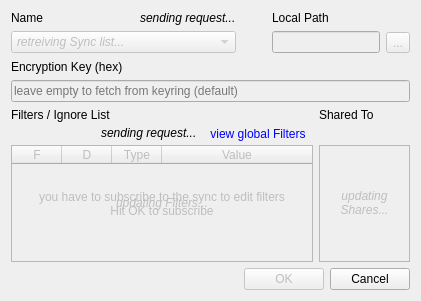
<?xml version="1.0" encoding="UTF-8"?>
<ui version="4.0">
 <class>QtSyncDialog</class>
 <widget class="QDialog" name="QtSyncDialog">
  <property name="geometry">
   <rect>
    <x>0</x>
    <y>0</y>
    <width>421</width>
    <height>301</height>
   </rect>
  </property>
  <property name="minimumSize">
   <size>
    <width>421</width>
    <height>301</height>
   </size>
  </property>
  <property name="windowTitle">
   <string>Edit Syncs</string>
  </property>
  <property name="windowIcon">
   <iconset resource="qtClient.qrc">
    <normaloff>:/Resources/icon.png</normaloff>:/Resources/icon.png</iconset>
  </property>
  <layout class="QGridLayout" name="gridLayout_2">
   <item row="0" column="0">
    <layout class="QGridLayout" name="gridLayout" columnstretch="1,0,0,0,0">
     <item row="0" column="0">
      <widget class="QLabel" name="label">
       <property name="sizePolicy">
        <sizepolicy hsizetype="Expanding" vsizetype="Preferred">
         <horstretch>0</horstretch>
         <verstretch>0</verstretch>
        </sizepolicy>
       </property>
       <property name="text">
        <string>Name</string>
       </property>
      </widget>
     </item>
     <item row="0" column="1">
      <widget class="QLabel" name="deleteLabel">
       <property name="text">
        <string>&lt;i&gt;sending request...&lt;/i&gt;</string>
       </property>
      </widget>
     </item>
     <item row="0" column="3">
      <widget class="QLabel" name="label_2">
       <property name="text">
        <string>Local Path</string>
       </property>
      </widget>
     </item>
     <item row="1" column="0" colspan="2">
      <widget class="QComboBox" name="nameBox">
       <property name="enabled">
        <bool>false</bool>
       </property>
       <property name="sizePolicy">
        <sizepolicy hsizetype="Expanding" vsizetype="Fixed">
         <horstretch>0</horstretch>
         <verstretch>0</verstretch>
        </sizepolicy>
       </property>
       <property name="minimumSize">
        <size>
         <width>150</width>
         <height>0</height>
        </size>
       </property>
       <layout class="QVBoxLayout" name="verticalLayout">
        <property name="leftMargin">
         <number>6</number>
        </property>
        <property name="topMargin">
         <number>0</number>
        </property>
        <property name="rightMargin">
         <number>11</number>
        </property>
        <property name="bottomMargin">
         <number>0</number>
        </property>
        <item>
         <widget class="QLabel" name="fetchSyncLabel">
          <property name="enabled">
           <bool>false</bool>
          </property>
          <property name="text">
           <string>&lt;i&gt;retreiving Sync list...&lt;/i&gt;</string>
          </property>
         </widget>
        </item>
       </layout>
      </widget>
     </item>
     <item row="1" column="2">
      <widget class="QToolButton" name="deleteSyncButton">
       <property name="enabled">
        <bool>false</bool>
       </property>
       <property name="toolTip">
        <string>Delete Sync</string>
       </property>
       <property name="icon">
        <iconset resource="qtClient.qrc">
         <normaloff>:/Resources/remove.png</normaloff>:/Resources/remove.png</iconset>
       </property>
       <property name="iconSize">
        <size>
         <width>16</width>
         <height>16</height>
        </size>
       </property>
       <property name="autoRaise">
        <bool>true</bool>
       </property>
      </widget>
     </item>
     <item row="1" column="3">
      <widget class="QLineEdit" name="pathEdit">
       <property name="enabled">
        <bool>false</bool>
       </property>
      </widget>
     </item>
     <item row="1" column="4">
      <widget class="QToolButton" name="browseButton">
       <property name="enabled">
        <bool>false</bool>
       </property>
       <property name="text">
        <string>...</string>
       </property>
      </widget>
     </item>
    </layout>
   </item>
   <item row="1" column="0">
    <widget class="QLabel" name="label_3">
     <property name="text">
      <string>Encryption Key (hex)</string>
     </property>
    </widget>
   </item>
   <item row="2" column="0">
    <widget class="QLineEdit" name="keyEdit">
     <property name="enabled">
      <bool>false</bool>
     </property>
     <property name="maxLength">
      <number>64</number>
     </property>
     <property name="placeholderText">
      <string>leave empty to fetch from keyring (default)</string>
     </property>
    </widget>
   </item>
   <item row="3" column="0">
    <layout class="QHBoxLayout" name="horizontalLayout_4" stretch="3,1">
     <item>
      <layout class="QVBoxLayout" name="verticalLayout_2">
       <property name="spacing">
        <number>0</number>
       </property>
       <item>
        <widget class="QLabel" name="label_4">
         <property name="text">
          <string>Filters / Ignore List</string>
         </property>
        </widget>
       </item>
       <item>
        <layout class="QHBoxLayout" name="horizontalLayout">
         <item>
          <widget class="QToolButton" name="addFilterButton">
           <property name="enabled">
            <bool>false</bool>
           </property>
           <property name="toolTip">
            <string>Add a Filter</string>
           </property>
           <property name="text">
            <string/>
           </property>
           <property name="icon">
            <iconset resource="qtClient.qrc">
             <normaloff>:/Resources/add.png</normaloff>:/Resources/add.png</iconset>
           </property>
           <property name="iconSize">
            <size>
             <width>16</width>
             <height>16</height>
            </size>
           </property>
           <property name="autoRaise">
            <bool>true</bool>
           </property>
          </widget>
         </item>
         <item>
          <widget class="QToolButton" name="removeFilterButton">
           <property name="enabled">
            <bool>false</bool>
           </property>
           <property name="toolTip">
            <string>Remove Filter</string>
           </property>
           <property name="text">
            <string/>
           </property>
           <property name="icon">
            <iconset resource="qtClient.qrc">
             <normaloff>:/Resources/remove.png</normaloff>:/Resources/remove.png</iconset>
           </property>
           <property name="iconSize">
            <size>
             <width>16</width>
             <height>16</height>
            </size>
           </property>
           <property name="autoRaise">
            <bool>true</bool>
           </property>
          </widget>
         </item>
         <item>
          <widget class="QToolButton" name="editFilterButton">
           <property name="enabled">
            <bool>false</bool>
           </property>
           <property name="toolTip">
            <string>Edit Filter</string>
           </property>
           <property name="text">
            <string/>
           </property>
           <property name="icon">
            <iconset resource="qtClient.qrc">
             <normaloff>:/Resources/edit.png</normaloff>:/Resources/edit.png</iconset>
           </property>
           <property name="iconSize">
            <size>
             <width>16</width>
             <height>16</height>
            </size>
           </property>
           <property name="autoRaise">
            <bool>true</bool>
           </property>
          </widget>
         </item>
         <item>
          <widget class="QLabel" name="sendLabel">
           <property name="text">
            <string>&lt;i&gt;sending request...&lt;/i&gt;</string>
           </property>
          </widget>
         </item>
         <item>
          <spacer name="horizontalSpacer_2">
           <property name="orientation">
            <enum>Qt::Horizontal</enum>
           </property>
           <property name="sizeHint" stdset="0">
            <size>
             <width>100</width>
             <height>20</height>
            </size>
           </property>
          </spacer>
         </item>
         <item>
          <widget class="QToolButton" name="globalFilterButton">
           <property name="enabled">
            <bool>false</bool>
           </property>
           <property name="styleSheet">
            <string notr="true">color:blue</string>
           </property>
           <property name="text">
            <string>view global Filters</string>
           </property>
           <property name="autoRaise">
            <bool>true</bool>
           </property>
          </widget>
         </item>
        </layout>
       </item>
       <item>
        <widget class="QTableWidget" name="filterTable">
         <property name="enabled">
          <bool>false</bool>
         </property>
         <property name="editTriggers">
          <set>QAbstractItemView::NoEditTriggers</set>
         </property>
         <property name="selectionMode">
          <enum>QAbstractItemView::SingleSelection</enum>
         </property>
         <property name="selectionBehavior">
          <enum>QAbstractItemView::SelectRows</enum>
         </property>
         <property name="horizontalScrollMode">
          <enum>QAbstractItemView::ScrollPerPixel</enum>
         </property>
         <attribute name="horizontalHeaderDefaultSectionSize">
          <number>50</number>
         </attribute>
         <attribute name="horizontalHeaderHighlightSections">
          <bool>false</bool>
         </attribute>
         <attribute name="horizontalHeaderStretchLastSection">
          <bool>true</bool>
         </attribute>
         <attribute name="verticalHeaderVisible">
          <bool>false</bool>
         </attribute>
         <attribute name="verticalHeaderDefaultSectionSize">
          <number>20</number>
         </attribute>
         <column>
          <property name="text">
           <string>F</string>
          </property>
          <property name="toolTip">
           <string>Matches Files</string>
          </property>
         </column>
         <column>
          <property name="text">
           <string>D</string>
          </property>
          <property name="toolTip">
           <string>Matches Directories</string>
          </property>
         </column>
         <column>
          <property name="text">
           <string>Type</string>
          </property>
          <property name="toolTip">
           <string>How Value is matched</string>
          </property>
         </column>
         <column>
          <property name="text">
           <string>Value</string>
          </property>
          <property name="toolTip">
           <string>Path / Name / Regular Expression</string>
          </property>
         </column>
         <layout class="QGridLayout">
          <property name="leftMargin">
           <number>0</number>
          </property>
          <property name="topMargin">
           <number>0</number>
          </property>
          <property name="rightMargin">
           <number>0</number>
          </property>
          <property name="bottomMargin">
           <number>0</number>
          </property>
          <item row="0" column="0">
           <widget class="QLabel" name="fetchFilterLabel">
            <property name="text">
             <string>&lt;i&gt;updating Filters...&lt;/i&gt;</string>
            </property>
            <property name="alignment">
             <set>Qt::AlignCenter</set>
            </property>
           </widget>
          </item>
          <item row="0" column="0">
           <widget class="QLabel" name="needSubscribeLabel">
            <property name="text">
             <string>you have to subscribe to the sync to edit filters
Hit OK to subscribe</string>
            </property>
            <property name="alignment">
             <set>Qt::AlignCenter</set>
            </property>
           </widget>
          </item>
         </layout>
        </widget>
       </item>
      </layout>
     </item>
     <item>
      <layout class="QVBoxLayout" name="verticalLayout_3">
       <property name="spacing">
        <number>0</number>
       </property>
       <item>
        <widget class="QLabel" name="label_7">
         <property name="text">
          <string>Shared To</string>
         </property>
        </widget>
       </item>
       <item>
        <layout class="QHBoxLayout" name="horizontalLayout_3">
         <item>
          <widget class="QToolButton" name="addShareButton">
           <property name="enabled">
            <bool>false</bool>
           </property>
           <property name="toolTip">
            <string>Share to another user</string>
           </property>
           <property name="icon">
            <iconset resource="qtClient.qrc">
             <normaloff>:/Resources/add.png</normaloff>:/Resources/add.png</iconset>
           </property>
           <property name="iconSize">
            <size>
             <width>16</width>
             <height>16</height>
            </size>
           </property>
           <property name="autoRaise">
            <bool>true</bool>
           </property>
          </widget>
         </item>
         <item>
          <widget class="QToolButton" name="removeShareButton">
           <property name="enabled">
            <bool>false</bool>
           </property>
           <property name="toolTip">
            <string>Remove sharing</string>
           </property>
           <property name="icon">
            <iconset resource="qtClient.qrc">
             <normaloff>:/Resources/remove.png</normaloff>:/Resources/remove.png</iconset>
           </property>
           <property name="iconSize">
            <size>
             <width>16</width>
             <height>16</height>
            </size>
           </property>
           <property name="autoRaise">
            <bool>true</bool>
           </property>
          </widget>
         </item>
         <item>
          <widget class="QLabel" name="ownerLabel">
           <property name="minimumSize">
            <size>
             <width>0</width>
             <height>22</height>
            </size>
           </property>
          </widget>
         </item>
         <item>
          <spacer name="horizontalSpacer_3">
           <property name="orientation">
            <enum>Qt::Horizontal</enum>
           </property>
           <property name="sizeHint" stdset="0">
            <size>
             <width>100</width>
             <height>20</height>
            </size>
           </property>
          </spacer>
         </item>
        </layout>
       </item>
       <item>
        <widget class="QListWidget" name="shareList">
         <property name="enabled">
          <bool>false</bool>
         </property>
         <property name="editTriggers">
          <set>QAbstractItemView::NoEditTriggers</set>
         </property>
         <layout class="QGridLayout">
          <property name="leftMargin">
           <number>0</number>
          </property>
          <property name="topMargin">
           <number>0</number>
          </property>
          <property name="rightMargin">
           <number>0</number>
          </property>
          <property name="bottomMargin">
           <number>0</number>
          </property>
          <item row="0" column="0">
           <widget class="QLabel" name="fetchShareLabel">
            <property name="text">
             <string>&lt;i&gt;updating&lt;br&gt;Shares...&lt;/i&gt;</string>
            </property>
            <property name="alignment">
             <set>Qt::AlignCenter</set>
            </property>
           </widget>
          </item>
         </layout>
        </widget>
       </item>
      </layout>
     </item>
    </layout>
   </item>
   <item row="4" column="0">
    <layout class="QHBoxLayout" name="horizontalLayout_2">
     <item>
      <spacer name="horizontalSpacer">
       <property name="orientation">
        <enum>Qt::Horizontal</enum>
       </property>
       <property name="sizeHint" stdset="0">
        <size>
         <width>299</width>
         <height>20</height>
        </size>
       </property>
      </spacer>
     </item>
     <item>
      <widget class="QPushButton" name="okButton">
       <property name="enabled">
        <bool>false</bool>
       </property>
       <property name="text">
        <string>OK</string>
       </property>
      </widget>
     </item>
     <item>
      <widget class="QPushButton" name="cancelButton">
       <property name="text">
        <string>Cancel</string>
       </property>
      </widget>
     </item>
    </layout>
   </item>
  </layout>
 </widget>
 <layoutdefault spacing="6" margin="11"/>
 <tabstops>
  <tabstop>nameBox</tabstop>
  <tabstop>deleteSyncButton</tabstop>
  <tabstop>pathEdit</tabstop>
  <tabstop>browseButton</tabstop>
  <tabstop>keyEdit</tabstop>
  <tabstop>addFilterButton</tabstop>
  <tabstop>removeFilterButton</tabstop>
  <tabstop>editFilterButton</tabstop>
  <tabstop>filterTable</tabstop>
  <tabstop>globalFilterButton</tabstop>
  <tabstop>addShareButton</tabstop>
  <tabstop>removeShareButton</tabstop>
  <tabstop>okButton</tabstop>
  <tabstop>cancelButton</tabstop>
 </tabstops>
 <resources>
  <include location="qtClient.qrc"/>
 </resources>
 <connections>
  <connection>
   <sender>okButton</sender>
   <signal>clicked()</signal>
   <receiver>QtSyncDialog</receiver>
   <slot>accept()</slot>
   <hints>
    <hint type="sourcelabel">
     <x>224</x>
     <y>123</y>
    </hint>
    <hint type="destinationlabel">
     <x>148</x>
     <y>116</y>
    </hint>
   </hints>
  </connection>
  <connection>
   <sender>cancelButton</sender>
   <signal>clicked()</signal>
   <receiver>QtSyncDialog</receiver>
   <slot>reject()</slot>
   <hints>
    <hint type="sourcelabel">
     <x>307</x>
     <y>121</y>
    </hint>
    <hint type="destinationlabel">
     <x>254</x>
     <y>65</y>
    </hint>
   </hints>
  </connection>
 </connections>
</ui>
